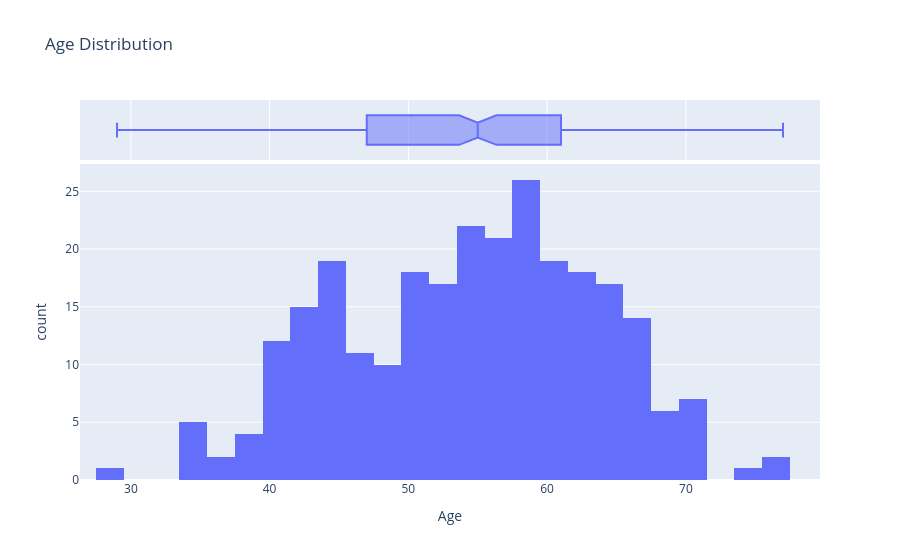

The notebook cell this image was saved under:
### Code cell
fig = px.histogram(data, x='Age', marginal='box', title="Age Distribution")
fig.show()

### Figure 1 — Plotly figure (JSON) as saved in the notebook; plotly's stock layout.template omitted (floating-point values rounded to 4 significant figures; data arrays with more than 128 entries replaced by an {"elided": "..."} marker saying what was removed)
{"data": [{"bingroup": "x", "hovertemplate": "Age=%{x}<br>count=%{y}<extra></extra>", "legendgroup": "", "marker": {"color": "#636efa", "pattern": {"shape": ""}}, "name": "", "orientation": "v", "showlegend": false, "type": "histogram", "x": {"elided": "270 float values"}, "xaxis": "x", "yaxis": "y"}, {"hovertemplate": "Age=%{x}<extra></extra>", "legendgroup": "", "marker": {"color": "#636efa"}, "name": "", "notched": true, "showlegend": false, "type": "box", "x": {"elided": "270 float values"}, "xaxis": "x2", "yaxis": "y2"}], "layout": {"barmode": "relative", "legend": {"tracegroupgap": 0}, "title": {"text": "Age Distribution"}, "xaxis": {"anchor": "y", "domain": [0, 1], "title": {"text": "Age"}}, "xaxis2": {"anchor": "y2", "domain": [0, 1], "matches": "x", "showgrid": true, "showticklabels": false}, "yaxis": {"anchor": "x", "domain": [0, 0.8316], "title": {"text": "count"}}, "yaxis2": {"anchor": "x2", "domain": [0.8416, 1], "matches": "y2", "showgrid": false, "showline": false, "showticklabels": false, "ticks": ""}}}
